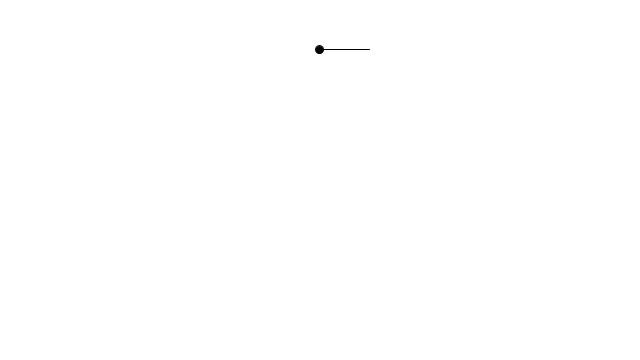
Frame 1 (no input)
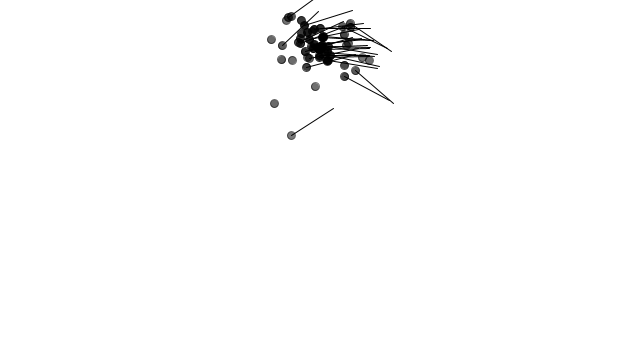
Frame 60 (the mouse pressed at the canvas centre just before this capture)
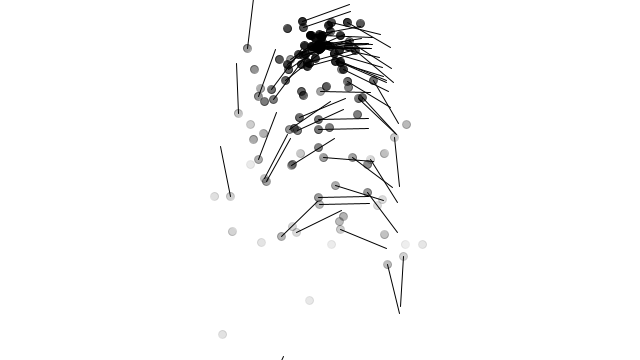
Frame 120 (the mouse held since frame 60 and released just before this capture)

The Processing sketch that drew these frames (run headless with seeded random() and noise(); from frame 60 on, the mouse is pressed at the canvas centre):

// Processing sketch: sketch_160412e
// ── sketch_160412e.pde

ParticleSystem ps;

void setup() {
  size(640,360);
  ps = new ParticleSystem(new PVector(width/2,50));
}

void draw() {
  background(255);
  ps.addParticle();
  ps.run();
}
// ── Particle.pde

// A simple Particle class

class Particle {
  
  PVector location;
  PVector velocity;
  PVector acceleration;
  float lifespan;

  Particle(PVector l) {
    acceleration = new PVector(0,0.05);
    velocity = new PVector(random(-1,1),random(-2,0));
    location = l.get();
    lifespan = 255.0;
  }

  void run() {
    update();
    push();
    display();
    pop();
  }

  // Method to update location
  void update() {
    velocity.add(acceleration);
    location.add(velocity);
    lifespan -= 2.0;
  }


  void push() {
    pushMatrix();
  }
  
  void pop() {
    popMatrix();
  }

  // Method to display
  void display() {
    stroke(0,lifespan);
    fill(0,lifespan);
    translate(location.x,location.y);
    ellipse(0,0,8,8);
  }
  
  // Is the particle still useful?
  boolean isDead() {
    if (lifespan < 0.0) {
      return true;
    } else {
      return false;
    }
  }
}
// ── ParticleChild.pde

class ParticleChild extends Particle {

  // We could add variables for only Confetti here if we so

  ParticleChild(PVector l) {
    super(l);
  }

  // Inherits update() from parent

  // Override the display method
  void display() {
    super.display();
    float theta = map(location.x,0,width,0,TWO_PI*2);
    rotate(theta);
    stroke(0);
    line(0,0,50,0);
  }
}
// ── ParticleSystem.pde

class ParticleSystem {
  ArrayList<Particle> particles;
  PVector origin;

  ParticleSystem(PVector location) {
    origin = location.get();
    particles = new ArrayList<Particle>();
  }

  void addParticle() {
    float r = random(1);
    if (r < 0.5) { 
      particles.add(new Particle(origin));
    } 
    else {
      particles.add(new ParticleChild(origin));
    }
  }

  void run() {
    for (int i = particles.size()-1; i >= 0; i--) {
      Particle p = particles.get(i);
      p.run();
      if (p.isDead()) {
        particles.remove(i);
      }
    }
  }
}
